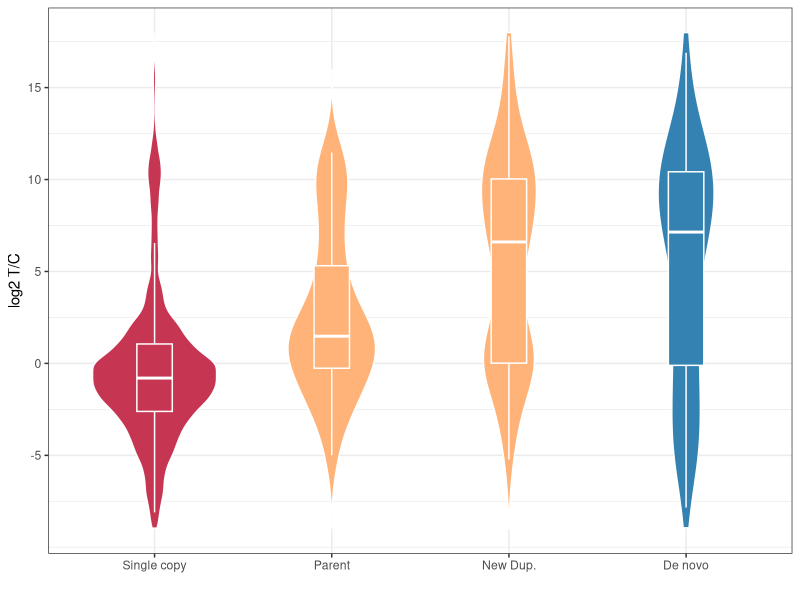

The R script that drew this image:
# Figure 1B
# Testis specificity among different gene category
library(ggplot2)

# load data and calculate log2
Gene_expression<-read.csv("data/Dpse_RNAseq_FPKM.csv")
Gene_expression$Testis2carcass<-as.numeric(Gene_expression$Testis2carcass)

Gene_expression$log2TC<-log(Gene_expression$Testis2carcass,base = 2)
Dpse_gene_list<-read.csv("data/gene_list.csv")

# annotate gene category
Gene_expression$gene_type<-NA
Gene_expression$gene_type[Gene_expression$Gene %in% Dpse_gene_list$Dpse_gene[Dpse_gene_list$Type=="New duplicated gene"]] <-"New Dup."
Gene_expression$gene_type[Gene_expression$Gene %in% Dpse_gene_list$Dpse_gene[Dpse_gene_list$Type=="New duplicated parental gene"]] <-"Parent"
Gene_expression$gene_type[Gene_expression$Gene %in% Dpse_gene_list$Dpse_gene[Dpse_gene_list$Type=="Single copy gene"]] <-"Single copy"
Gene_expression$gene_type[Gene_expression$Gene %in% Dpse_gene_list$Dpse_gene[Dpse_gene_list$Type=="De novo gene"]] <-"De novo"

Gene_expression<-Gene_expression[!is.na(Gene_expression$gene_type),]

Gene_expression$gene_type<-factor(Gene_expression$gene_type,levels = c("Single copy","Parent","New Dup.","De novo"),ordered = T)

# plot
pdf("testis_specificity.pdf",height = 2.5,width = 1.5)
ggplot(Gene_expression,mapping=aes(x=gene_type,y=log2TC,colour=gene_type,fill=gene_type))+ 
  geom_violin(trim=FALSE,width=0.7)+
  geom_boxplot(outlier.colour = NA,width=0.2,position = position_dodge(0.9))+ 
  theme(legend.position="right")+
  theme_bw() +
  xlab("")+ylab("log2 T/C")+
  theme(legend.title=element_blank(),legend.position="right")+
  scale_y_continuous(limits = c(-9,18),breaks = c(-5,0,5,10,15))+
  scale_color_manual(values =  c("white","white","white","white"),guide = "none")+
  scale_fill_manual(values = c("#C63652","#FFB379","#FFB379","#3482B2"),guide="none")
dev.off()
